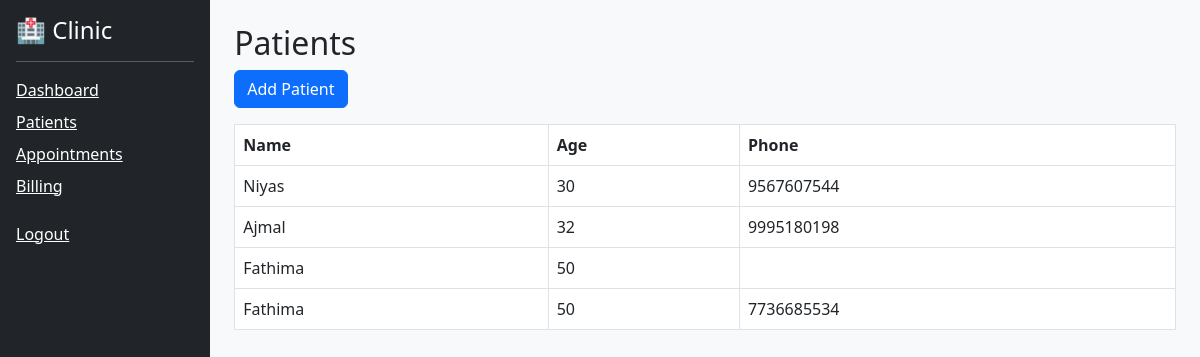
/patients/ (signed in), run on the app's committed database.
### core/models.py (models this page shows, shortened)
class Patient(models.Model):
    name = models.CharField(max_length=100)
    age = models.IntegerField()
    phone = models.CharField(max_length=15)

### core/views.py (the view)
# urls.py: path('patients/', views.view_patients),
@login_required
def view_patients(request):
    query = request.GET.get('q')
    if query:
        patients = Patient.objects.filter(name__icontains=query)
    else:
        patients = Patient.objects.all()
    return render(request, 'view_patients.html', {'patients': patients})

### core/templates/view_patients.html (shortened to what this page needs)
{% extends 'base.html' %}
{% block content %}
<h2>Patients</h2>
<a href="/add/" class="btn btn-primary mb-3">Add Patient</a>
<table class="table table-bordered">
<tr>
    <th>Name</th>
    <th>Age</th>
    <th>Phone</th>
</tr>
{% for p in patients %}
<tr>
    <td>{{ p.name }}</td>
    <td>{{ p.age }}</td>
    <td>{{ p.phone }}</td>
</tr>
{% endfor %}
</table>
{% endblock %}

### data on the page
Patient: name "Niyas", age "30", phone "9567607544"
Patient: name "Ajmal", age "32", phone "9995180198"
Patient: name "Fathima", age "50"
Patient: name "Fathima", age "50", phone "7736685534"
